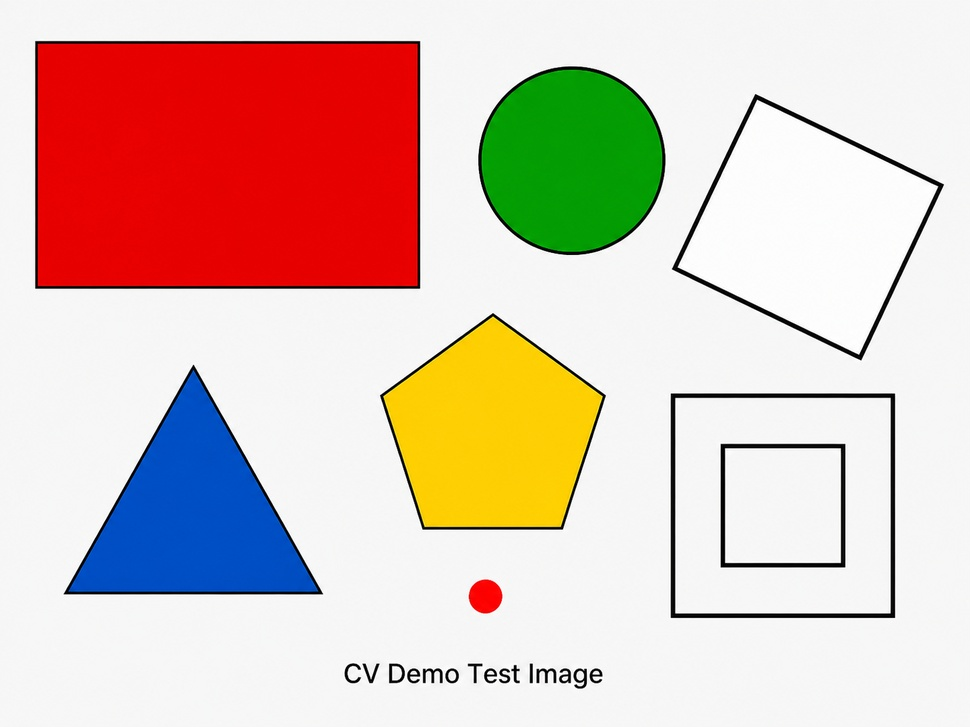
#> input picture opencv_demo/04_blur_edge/test.jpg, 970 x 727 px, shrunk from 1448 x 1086 before the run
$ python canny_edge.py
#> lines starting #> are read from the running program, lines starting #| are printed output that depends on the picture; after the words box and inside, x2 and y2 are one past the last pixel; in counts of white or black regions, pixels touching at a corner belong together
import cv2
image = cv2.imread("test.jpg")
#> image is the input picture: shape (727, 970, 3); mean B, G, R 185.6, 195.8, 219.6
if image is None:
    print("图片读取失败，请检查路径是否正确")
else:
    gray = cv2.cvtColor(image, cv2.COLOR_BGR2GRAY)
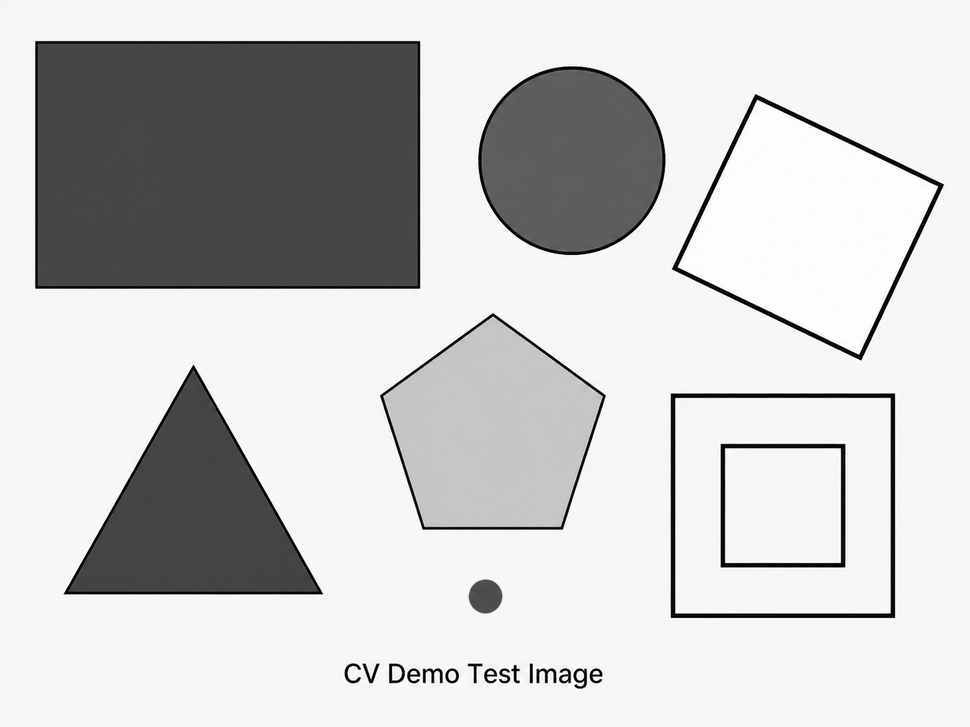
#> gray: shape (727, 970); min 0, max 255, mean 201.8
    edges = cv2.Canny(gray, 100, 200)
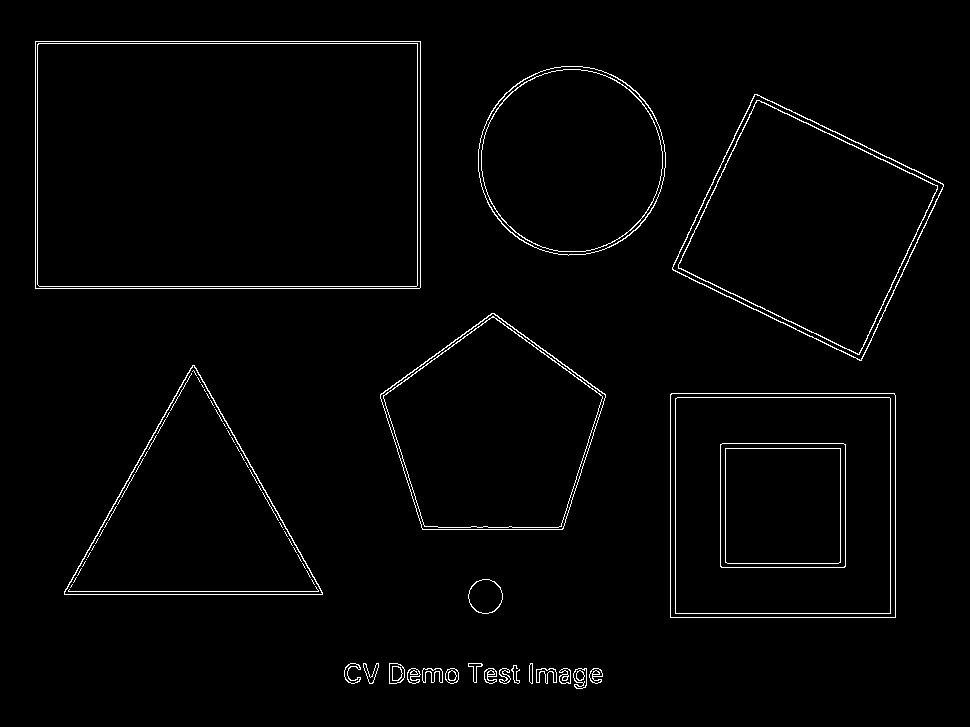
#> edges: shape (727, 970); 1.9% white in thin lines or dots, all inside (x1, y1, x2, y2) = (35, 41, 944, 689)
    cv2.imshow("Canny Edge", edges)
    cv2.waitKey(0)
    cv2.destroyAllWindows()
